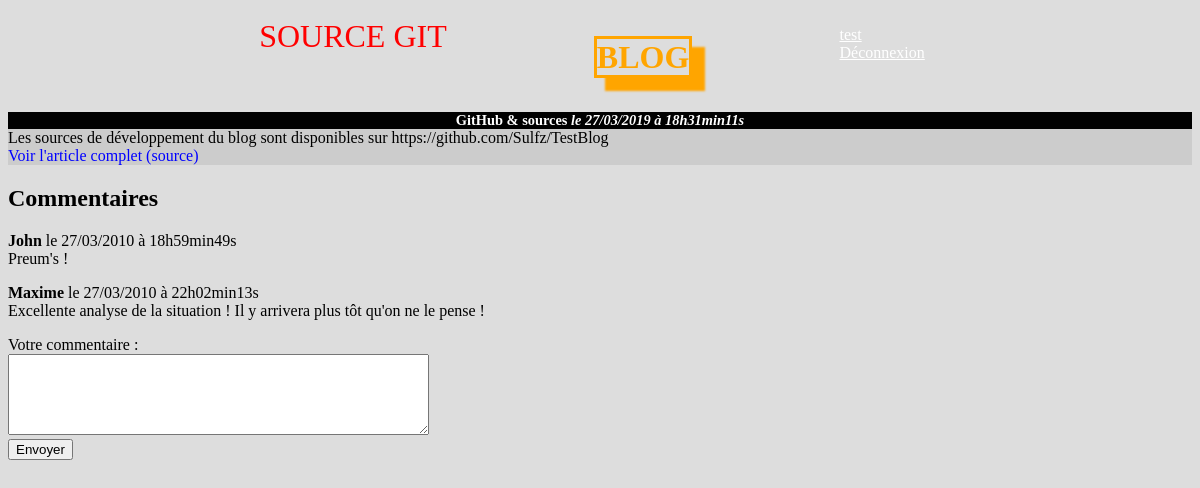
Page /commentaires.php?id_news=2 (signed in) on the committed database.
### tables this page shows
CREATE TABLE IF NOT EXISTS `membres` (
  `id` smallint(6) NOT NULL AUTO_INCREMENT,
  `pseudo` varchar(20) NOT NULL,
  `mail` varchar(200) NOT NULL,
  `password` varchar(60) NOT NULL,
  PRIMARY KEY (`id`)
);

CREATE TABLE IF NOT EXISTS `billets` (
  `id` int(11) NOT NULL AUTO_INCREMENT,
  `titre` varchar(255) NOT NULL,
  `contenu` text NOT NULL,
  `date_creation` datetime NOT NULL,
  `source` varchar(255) DEFAULT NULL,
  PRIMARY KEY (`id`)
);

CREATE TABLE IF NOT EXISTS `commentaires` (
  `id` int(11) NOT NULL AUTO_INCREMENT,
  `id_billet` int(11) NOT NULL,
  `auteur` varchar(255) NOT NULL,
  `commentaire` text NOT NULL,
  `date_commentaire` datetime NOT NULL,
  PRIMARY KEY (`id`)
);

### verif_session.php (called while the page is built, shortened)
<?php
require('connexion_bdd.php');
function verif_session()
{
  global $db_session;
  $reponse = 0;
  if (isset($_COOKIE['id']) && isset($_COOKIE['hashMdp']) )
  {
    $id = $_COOKIE['id'];
    $hashMdp = $_COOKIE['hashMdp'];
  }
  else if (isset($_SESSION['id']) && isset($_SESSION['hashMdp']) )
  {
    $id = $_SESSION['id'];
    $hashMdp = $_SESSION['hashMdp'];
  }
  if ( isset($id) && isset($hashMdp) )
  {
    try {
      $req = $db_session->prepare('
      SELECT id, pseudo, password
      FROM membres
      WHERE id = ?
      '
      );
      $req->execute(array($id));
    } catch (Exception $e) {
      exit('Erreur d\'exécution de la requête SQL. <br/>
      Message :<br/>' .
      $e->getMessage());
    }
    $resultat = $req->fetch();
    $mdpVerif = ($hashMdp == $resultat['password']);
    if ($mdpVerif)
    {
      $reponse = $resultat['pseudo'];
    }
  }
  return $reponse;
}
?>

### commentaires.php (the view, shortened to what this page needs)
<?php session_start();
require('verif_session.php');
?>
<!doctype html>
<html>
<head>
    <link rel="stylesheet" href="style.css">
</head>
<?php
require('connexion_bdd.php');
require('afficher_billets.php');
?>
<header>
  <?php include('html_parts/header.php');?>
</header>
<?php
try {
  if ($_GET['id_news'])
  {
    $id_news = htmlspecialchars($_GET['id_news']);
  }
  else {
    throw new Exception('Erreur : numéro de billet invalide.');
  }
} catch (Exception $e) {
  exit($e->getMessage());
}
try {
  $req = $db_session->prepare('
  SELECT id, titre, contenu, source,
  DATE_FORMAT(date_creation, "%d/%m/%Y") AS date_jour,
  DATE_FORMAT(date_creation, "%Hh%imin%ss") AS date_heure
  FROM billets
  WHERE id = ?'
  );
  $req->execute(array($id_news));
} catch (Exception $e) {
  exit('Erreur d\'exécution de la requête SQL. <br/>
  Message :<br/>' .
  $e->getMessage());
}
?><section><?php
afficher_billets($req);?>
</section><?php
try {
  $req2 = $db_session->prepare('
  SELECT auteur, commentaire,
  DATE_FORMAT(date_commentaire, "%d/%m/%Y") AS date_jour,
  DATE_FORMAT(date_commentaire, "%Hh%imin%ss") AS date_heure
  FROM commentaires
  WHERE id_billet = ?'
  );
  $req2->execute(array($id_news));
} catch (Exception $e) {
  exit('Erreur d\'exécution de la requête SQL. <br/>
  Message :<br/>' .
  $e->getMessage());
}
?>
<h2>Commentaires</h2>
<?php
$rows = $req2->fetchAll();
if (count($rows) == 0)
{
  echo("Erreur: numéro de billet invalide.");
}
else
{
  ?><aside><?php
  foreach ($rows as $row)
  {
    ?><p><?php
        echo '<b>' . htmlspecialchars($row['auteur']) .
        '</b> le ' . $row['date_jour']
        . ' à ' . $row['date_heure']
        . "<br />";
        echo htmlspecialchars($row['commentaire']) . "\n\n\n\n";
        ?>
    </p>
    <?php
  }
  ?></aside><?php
}
?>
<form action="commentaires_post.php" method="post">
  <p>
    <label for="commentaire">Votre commentaire :</label></br>
    <textarea name="commentaire" id="commentaire" rows="5" cols="50" <?php
      if (!verif_session()) { echo "disabled>Pour poster un commentaire, vous devez vous identifier."; }
      else { echo ">"; }
    ?></textarea><br />
    <input type="submit" value="Envoyer" <?php
      if (!verif_session()) { echo "disabled"; } ?>/>
  </p>

### html_parts/header.php
<div id="menu_principal">
  <div id="lien_git_blog"><a href="https://github.com/Sulfz/TestBlog">SOURCE GIT</a></div>
  <h1><a href="index.php">BLOG</a></h1>
  <nav>
    <li><?php
      if (verif_session()) {
        echo '<a href="profil.php">'. verif_session() . '</a>';
      }
      else {
        echo '<a href="connexion.php">Connexion</a>';
      }?>
    </li><?php
    if (verif_session()) {
      echo '<li><a href="deconnexion.php">Déconnexion</a></li>';
    }
    else {
      echo '<li><a href="inscription.php">Inscription</a></li>';
    }?>
  </nav>
</div>

### afficher_billets.php
<?php
function afficher_billets($req, $pageAccueil=0)
{
  while ($billet = $req->fetch()) {
    $contenu_news = htmlspecialchars($billet['contenu']);
    $id_news = htmlspecialchars($billet['id']);
    if (!$pageAccueil)
    {
      $source = htmlspecialchars($billet['source']);
    }?>
    <article>
      <div class="news">
        <h3>
          <?php if ($pageAccueil)
          {
            $titre_billet = htmlspecialchars($billet['titre']);
            echo '<a href="commentaires.php?id_news=' . $id_news . ' ">' . $titre_billet . '</a>';
          }
          else
          {
            echo htmlspecialchars($billet['titre']);
          }
          echo "<i> le " . htmlspecialchars($billet['date_jour'])
          . ' à ' . htmlspecialchars($billet['date_heure'])
          . "</i><br />"; ?>
        </h3>
        <p>
          <?php
            if ($pageAccueil)
            {
              if (strlen($contenu_news) > 300)
              {
                echo substr($contenu_news, 0, 300) . "..." . "<br />";
              }
              else
              {
                echo $contenu_news . "<br />";
              }
            }
            else
            {
              echo htmlspecialchars($billet['contenu']) . "<br />";
            }
            if ($pageAccueil)
            {
              echo '<a href="commentaires.php?id_news=' . $id_news . ' ">Commentaires</a>';
            }
            else
            {
              echo '<a href="' . $source . '">Voir l\'article complet (source)</a>';
            }
          ?>
        </p>
      </div>
    </article>
    <?php
  }
}
?>

### style.css (style rules this page uses)
h1, h3 { text-align:center; }
#lien_git_blog a { color: red; font-size: 2em; text-decoration: none !important; }
#menu_principal h1 a { text-decoration: overline orange; border: 3px solid orange; color: orange; box-shadow: 12px 12px 2px 1px rgba(255, 165, 0, 1); }
.news h3 { background-color: black; color: white; font-size: 0.9em; margin-bottom: 0px; }
#menu_principal { width: 70%; margin: auto; list-style-type: none; display: flex; flex-wrap: nowrap; justify-content: space-around; }
#menu_principal nav { padding-top: 0.5em; margin-right: 1em; }
#menu_principal nav a { color: white; margin-left: auto; }
#menu_principal:first-child { align-self:center; }
.news p { background-color:#CCCCCC; margin-top:0px; }
.news a { text-decoration: none; color: blue; }

### rows in the picture
membres: pseudo "test", id+pseudo+password "Envoyer"
billets: titre "GitHub & sources", date_jour "27/03/2019", date_heure "18h31min11s", contenu "Les sources de développement du blog sont disponibles sur https://github.com/Sulfz/TestBlog"
commentaires: auteur "John", date_jour "27/03/2010", date_heure "18h59min49s", commentaire "Preum's !"
commentaires: auteur "Maxime", date_jour "27/03/2010", date_heure "22h02min13s", commentaire "Excellente analyse de la situation ! Il y arrivera plus tôt qu'on ne le pense !"
